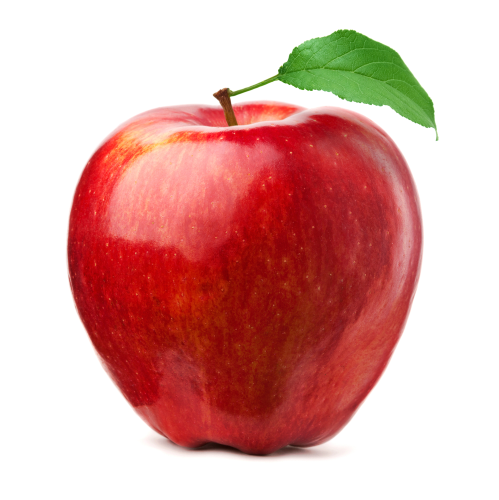
#> input picture Assets/apple_python.jpg, 998 x 1000 px (shown at 1/2 size)
$ python OpenCvFirstSteps.py
#> lines starting #> are read from the running program, lines starting #| are printed output that depends on the picture
import cv2

#Image declaration, resize and rotation
img = cv2.imread('Assets/apple_python.jpg',0)
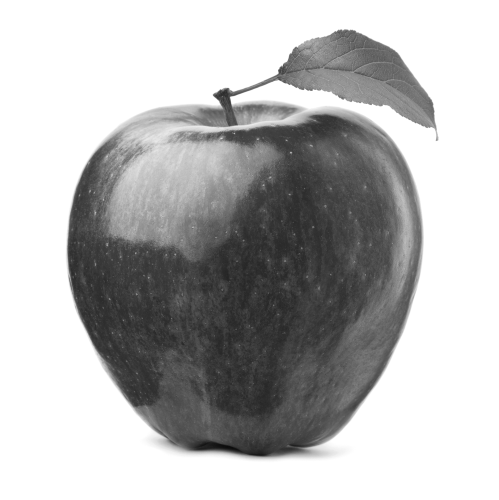
#> img: shape (1000, 998) (shown at 1/2 size); min 11, max 255, mean 183.2
img = cv2.resize(img,(0,0), fx=0.5,fy=0.5)
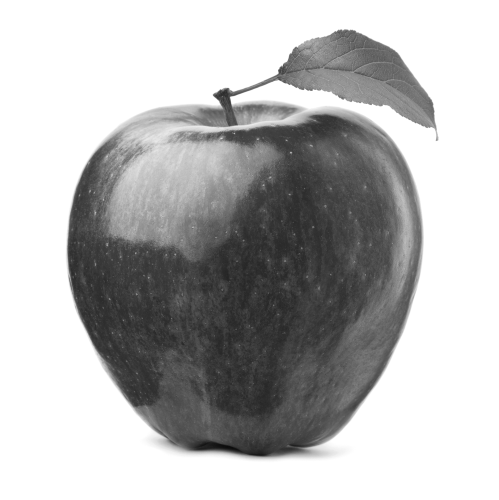
#> img: shape (500, 499); min 12, max 255, mean 183.3
img = cv2.rotate(img, cv2.ROTATE_90_CLOCKWISE)
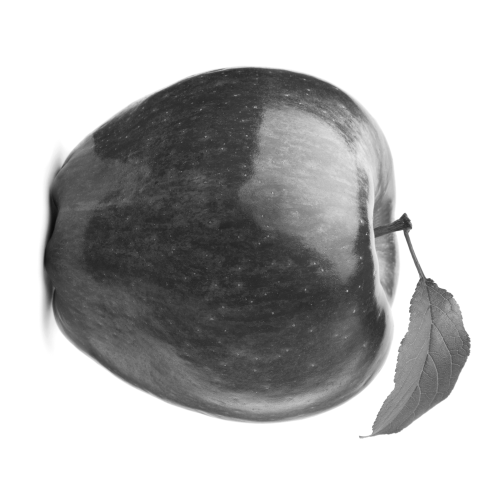
#> img: shape (499, 500); min 12, max 255, mean 183.3

#Overwriting new image.jpg with the atributes of modified original img
cv2.imwrite('new_img.jpg',img)

#Window to show image, and closes until user close it.
cv2.imshow('Image',img)
cv2.waitKey(0)
cv2.destroyAllWindows()

$ run again, with Assets/soccer_practice.jpg copied over Assets/apple_python.jpg
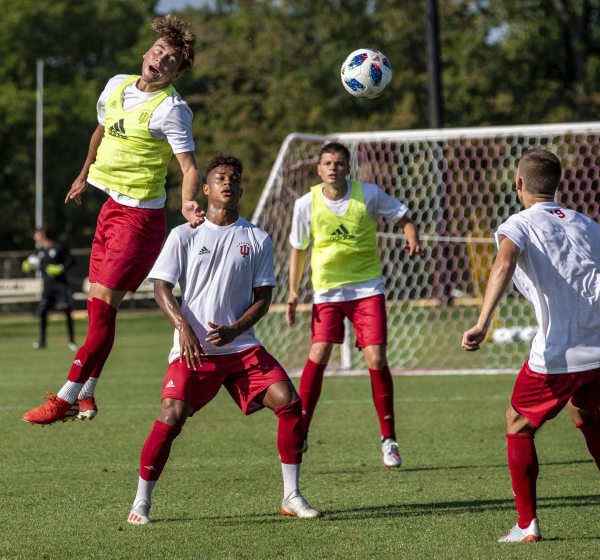
#> input picture Assets/soccer_practice.jpg, 1200 x 1119 px (shown at 1/2 size)
#> `img = cv2.resize(img,(0,0), fx=0.5,fy=0.5)`:
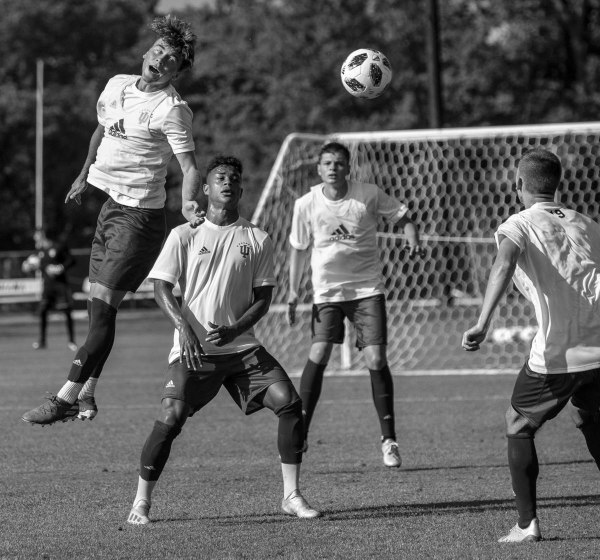
#> img: shape (560, 600); min 0, max 255, mean 95.2
#> `img = cv2.rotate(img, cv2.ROTATE_90_CLOCKWISE)`:
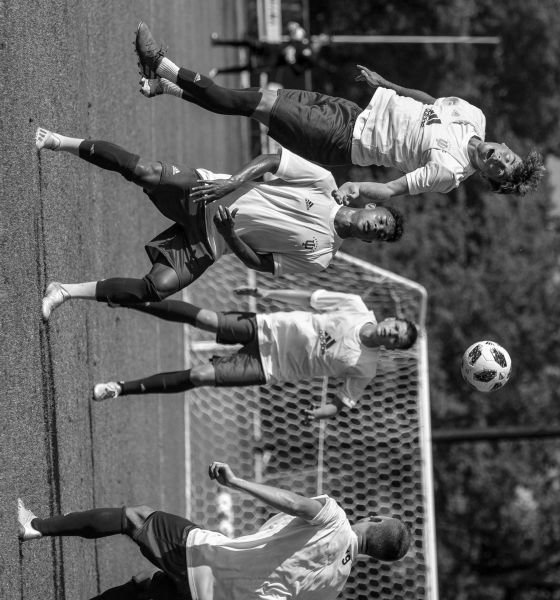
#> img: shape (600, 560); min 0, max 255, mean 95.2
